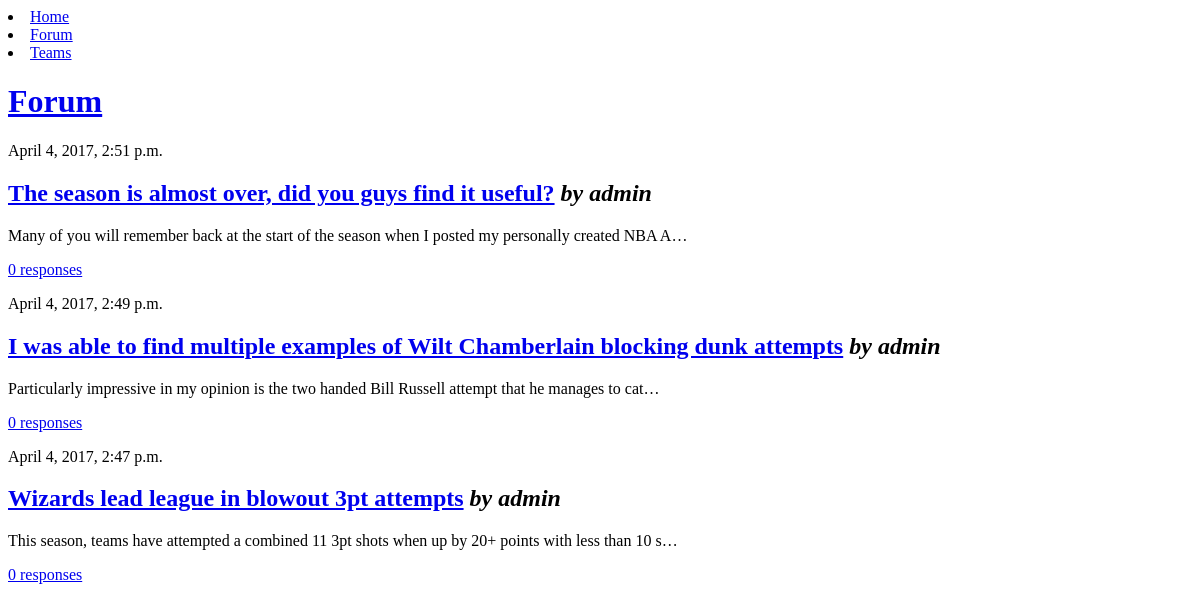
The page /forum/ on the database as committed earlier.
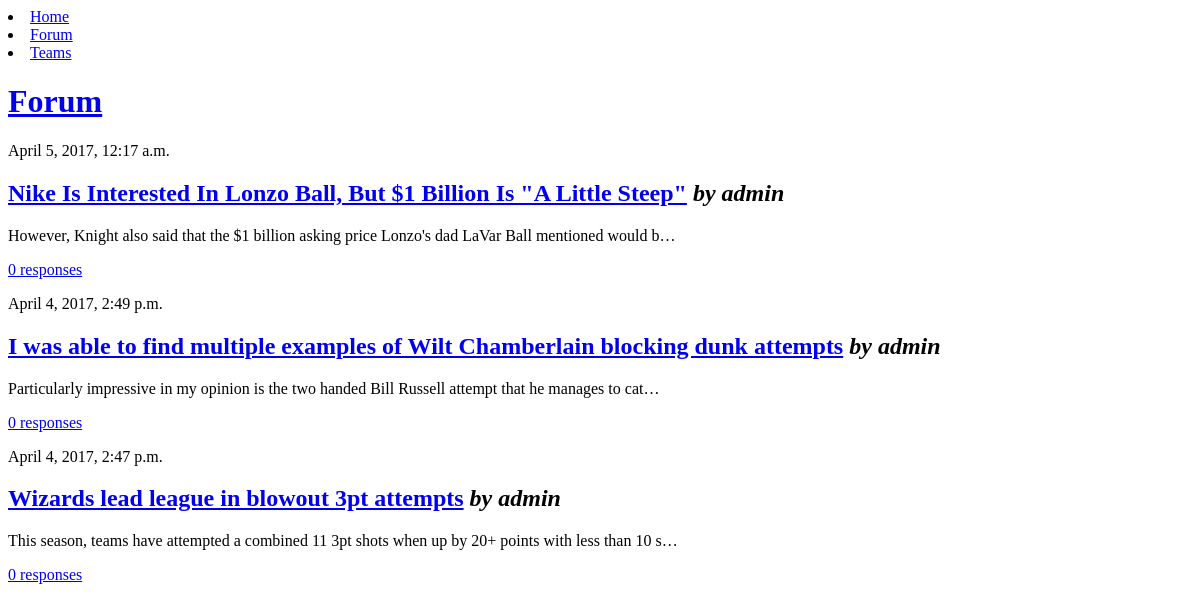
The same page on the database as committed later.
### newsfeed/models.py (models this page shows, shortened)
class ForumPost(models.Model):
    author = models.ForeignKey('auth.User')
    title = models.CharField(max_length=200)
    post = models.TextField()
    timeStamp = models.DateTimeField(default=timezone.now)

### newsfeed/views.py (the view)
# urls.py: url(r'^forum/$', views.forum_list, name='forum_list'),
def forum_list(request):
    forumPosts = ForumPost.objects.order_by('-timeStamp')
    return render(request, 'forum/forum_list.html', {'forumPosts': forumPosts})

### newsfeed/templates/forum/forum_list.html
{% extends 'forum/base.html' %}
{% block content %}
    {% for forumPost in forumPosts %}
        <p>{{ forumPost.timeStamp }}
        <h2><a href="{% url 'forumpost_detail' pk=forumPost.pk %}">{{ forumPost.title }}</a><i> by {{ forumPost.author }}</i></h2>
        <p>{{ forumPost.post|truncatechars:100|linebreaksbr }}</p>
        <a href="{% url 'forumpost_detail' pk=forumPost.pk %}">{{ forumPost.forum_comments.count }} responses</a>
    {% endfor %}
{% endblock %}

### newsfeed/templates/forum/base.html (shortened to what this page needs)
{% include "header.html" %}
<div>
    <h1><a href="{% url 'forum_list' %}">Forum</a></h1>
</div>
{% block content %}
{% endblock %}

### newsfeed/templates/header.html (shortened to what this page needs)
<!DOCTYPE html>
<head>
</head>
<navigation>
  <div>
    <li><a href="{% url 'post_list' %}">Home</a></li>
    <li><a href="{% url 'forum_list' %}">Forum</a></li>
    <li><a href="{% url 'teams' %}">Teams</a></li>
  </div>
</navigation>

Rows that differ between the two databases and show on the page:
removed ForumPost: timeStamp "April 4, 2017, 2:51 p.m.", title "The season is almost over, did you guys find it useful?", author "admin", post "Many of you will remember back at the start of the season when I posted my personally created NBA A…", forum_comments.count "0"
added ForumPost: timeStamp "April 5, 2017, 12:17 a.m.", title "Nike Is Interested In Lonzo Ball, But $1 Billion Is \"A Little Steep\"", author "admin", post "However, Knight also said that the $1 billion asking price Lonzo's dad LaVar Ball mentioned would b…", forum_comments.count "0"
